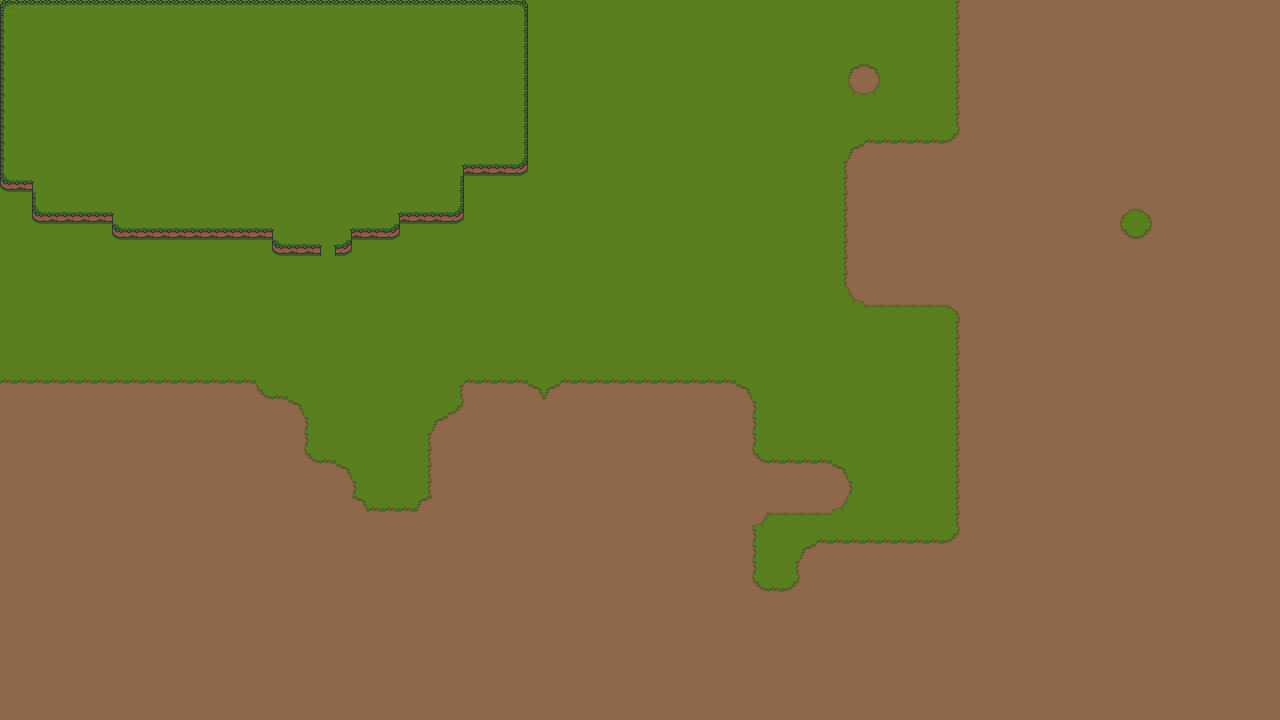

This is a level from a 2D game, rendered from its Tiled map with the project's own tilesets. A one-line summary and the map file follow, with tile-layer data summarised:
An orthogonal 80x45 tile map with 16x16 px tiles, 2 tile layers (GroundLayer, RaisedGround).

<map version="1.9" tiledversion="1.9.2" orientation="orthogonal" renderorder="right-down" width="80" height="45" tilewidth="16" tileheight="16" infinite="0" nextlayerid="9" nextobjectid="1">
 <tileset firstgid="1" source="OverWorld.tsx" />
 <layer id="1" name="GroundLayer" width="80" height="45">
  <data>[3600 cells, 3600 non-empty, 17 distinct tile ids]</data>
 </layer>
 <layer id="2" name="RaisedGround" width="80" height="45">
  <data>[3600 cells, 469 non-empty, 12 distinct tile ids]</data>
 </layer>
</map>
